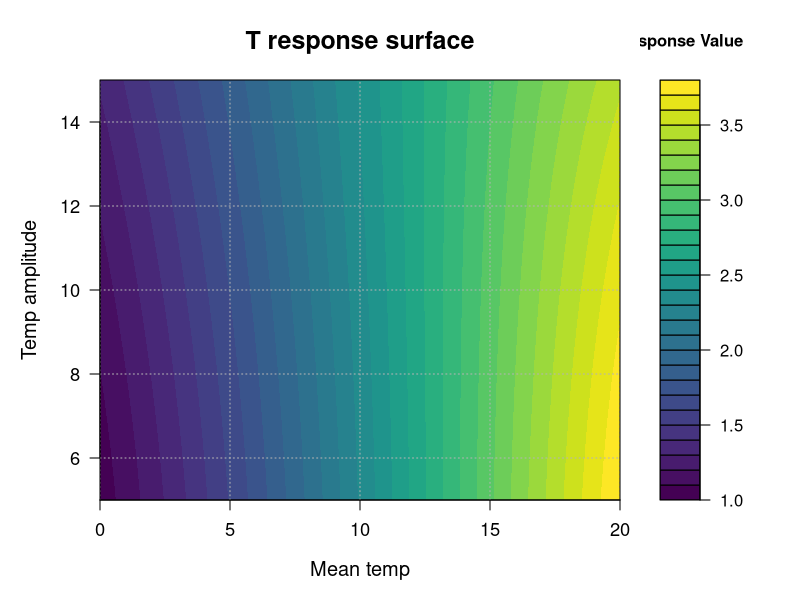
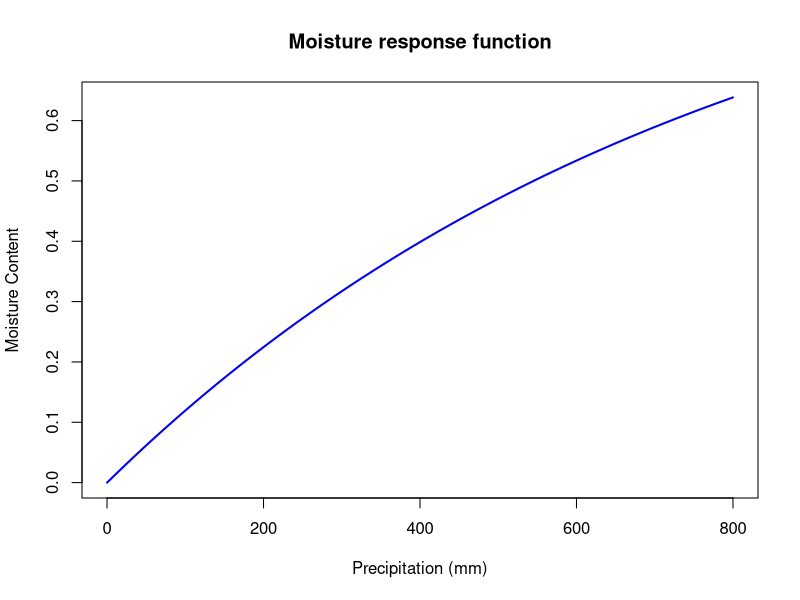

The R script that drew these images, in order:

Yasso07Parameters_load = read.csv("y07par_gui.csv")

# the temperature functions are four, one for each of the AWEN pools:

# T1 = MT + 4 * TA / pi * (1 / sqrt(2) - 1)          # Eq. 2.4 in model description
# T2 = MT - 4 * TA / (sqrt(2) * pi)                  # Eq. 2.5 in model description
# T3 = MT + 4 * TA / pi * (1 - 1 / sqrt(2))          # Eq. 2.6 in model description
# T4 = MT + 4 * TA / (sqrt(2) * pi)   
# mean(exp(beta1 * c(T1, T2, T3, T4) + beta2 * (c(T1, T2, T3, T4)^2)))
                
#Build exploratory grid of the temp functions

# Define the T1 function
T1 <- function(MT, TA) {
      MT + 4 * TA / pi * (1 / sqrt(2) - 1)
}
T2 <- function(MT, TA) {
      MT - 4 * TA / (sqrt(2) * pi) 
}
T3 <- function(MT, TA) {
      MT + 4 * TA / pi * (1 - 1 / sqrt(2))       
}
T4 <- function(MT, TA) {
      MT + 4 * TA / (sqrt(2) * pi)   
}

beta1 = Yasso07Parameters_load$value[17]
beta2 = Yasso07Parameters_load$value[18]

Temperature_function = function(MT, TA, beta1, beta2) {
      
      response = mat.or.vec(length(MT), length(TA))
      colnames(response) = TA
      rownames(response) = MT
      
      for(i in 1:length(MT)) {
            print(paste("Processing MT:", MT[i], "of", length(MT)))
            for(j in 1:length(TA)) {
                  print(paste("Processing TA:", TA[j], "of", length(TA)))
                  # Calculate T1, T2, T3, and T4
                  T1_val <- T1(MT[i], TA[j])
                  T2_val <- T2(MT[i], TA[j])
                  T3_val <- T3(MT[i], TA[j])
                  T4_val <- T4(MT[i], TA[j])
                  
                  # Calculate the mean of the exponentiated values
                  # using the provided beta1 and beta2
                  response[i, j] <- mean(exp(beta1 * c(T1_val, T2_val, T3_val, T4_val) + beta2 * (c(T1_val, T2_val, T3_val, T4_val)^2)))
                  print(paste("Response value:", response[i, j]))
                  }
      }
      return(response)
}        
               
               
# Create the grid of MT and TA values
MT_values <- seq(0, 20, length.out = 100)
TA_values <- seq(5, 15, length.out = 100)

T_response_matrix  = Temperature_function(MT_values, TA_values, beta1, beta2)



# Set up a nice color palette
library(viridis)


png("./study_functions/T_response_contour_plot.png", width = 800, height = 600, res = 100)
par(mar = c(5, 5, 4, 6))  # Adjust margins for better layout

# Create filled contour plot with custom levels
filled.contour(
      x = MT_values,
      y = TA_values,
      z = T_response_matrix,
      color.palette = viridis,
      levels = pretty(range(T_response_matrix), 20),
      plot.title = title(
            main = "T response surface",
            xlab = "Mean temp",
            ylab = "Temp amplitude",
            cex.main = 1.5,
            cex.lab = 1.2
      ),
      key.title = title(main = "Response Value", cex.main = 1),
      plot.axes = {
            axis(1, cex.axis = 1.1)
            axis(2, cex.axis = 1.1)
            # Add gridlines
            grid(lty = "dotted", col = "gray70")
      }
)
dev.off()


#### study moisture function

gamma = Yasso07Parameters_load$value[26]

moisture <- function(PR) {
      1 - exp(gamma * (PR/ 1000))
}


png("./study_functions/Moisture_function_plot.png", width = 800, height = 600, res = 100)
PR_seq = seq(0, 800, length.out = 100)
plot(PR_seq, moisture(PR = PR_seq), type = "l", col = "blue", lwd = 2,
     xlab = "Precipitation (mm)", ylab = "Moisture Content",
     main = "Moisture response function"
)
dev.off()


